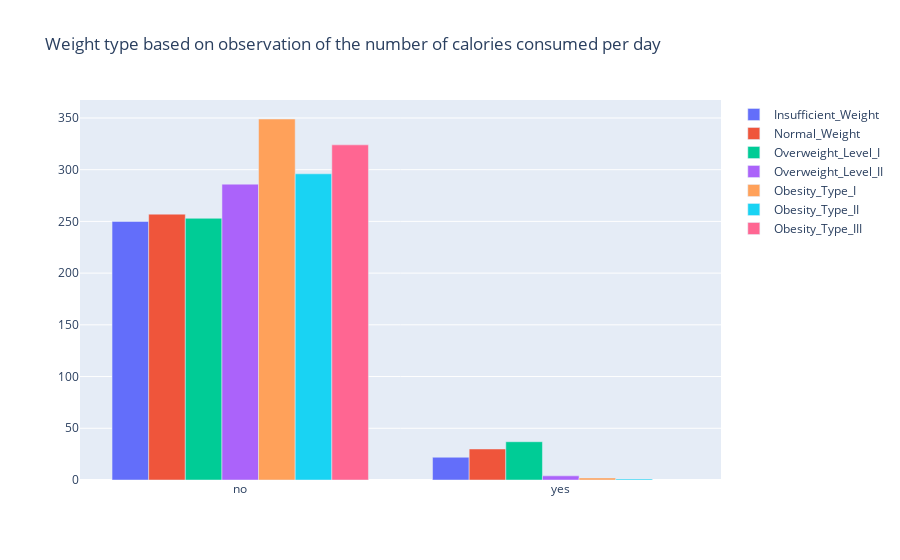

Notebook cell for this chart:
### Markdown cell above
It is logical that the vast majority of people do not monitor their calorie intake. However, those people who do this are of normal weight or underweight (anarexic, etc.)

### Code cell
plotly_Bar_plot(data[['SCC', 'NObeyesdad']].value_counts().unstack(), 
                'Weight type based on observation of the number of calories consumed per day')

### Figure 1 — Plotly figure (JSON) as saved in the notebook; plotly's stock layout.template omitted (floating-point values rounded to 4 significant figures)
{"data": [{"name": "Insufficient_Weight", "type": "bar", "x": ["no", "yes"], "y": [250, 22]}, {"name": "Normal_Weight", "type": "bar", "x": ["no", "yes"], "y": [257, 30]}, {"name": "Overweight_Level_I", "type": "bar", "x": ["no", "yes"], "y": [253, 37]}, {"name": "Overweight_Level_II", "type": "bar", "x": ["no", "yes"], "y": [286, 4]}, {"name": "Obesity_Type_I", "type": "bar", "x": ["no", "yes"], "y": [349, 2]}, {"name": "Obesity_Type_II", "type": "bar", "x": ["no", "yes"], "y": [296, 1]}, {"name": "Obesity_Type_III", "type": "bar", "x": ["no", "yes"], "y": [324, null]}], "layout": {"title": {"text": "Weight type based on observation of the number of calories consumed per day"}}}
